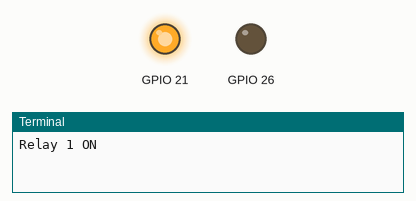
Simulated run of this program. Board: Raspberry Pi (BCM pin numbers). Shown: output pins drawn as LEDs (lit = HIGH), the last lines printed to the terminal.

Above: at 0.5 s.
At 1.5 s:
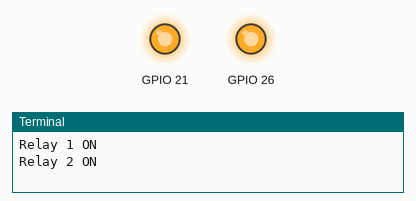
At 2.5 s:
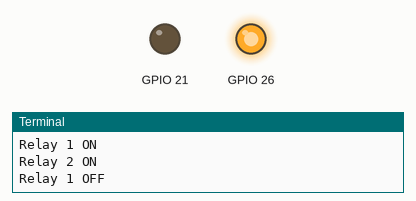
At 3.5 s:
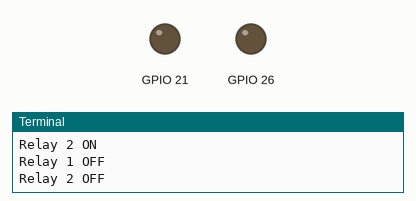
Timing chart, 0 to 5.2 s (numbered marks = the images above):
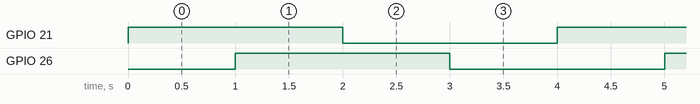

Measured:
- by itself, GPIO 21, GPIO 26: alternates HIGH for 2.0 s and LOW for 2.0 s
- by itself, everything shown: repeats every 4.0 s, in 4 steps

The program:

tutorial.py
```python
import RPi.GPIO as GPIO
import time

GPIO.setmode(GPIO.BCM)

# Relay 1
GPIO.setup(21, GPIO.OUT)
# Relay 2
GPIO.setup(26, GPIO.OUT)

try:
    while True:
        GPIO.output(21, GPIO.HIGH)
        print('Relay 1 ON')
        time.sleep(1)
        GPIO.output(26, GPIO.HIGH)
        print('Relay 2 ON')
        time.sleep(1)
        GPIO.output(21, GPIO.LOW)
        print('Relay 1 OFF')
        time.sleep(1)
        GPIO.output(26, GPIO.LOW)
        print('Relay 2 OFF')
        time.sleep(1)

finally:
    GPIO.cleanup()
```
